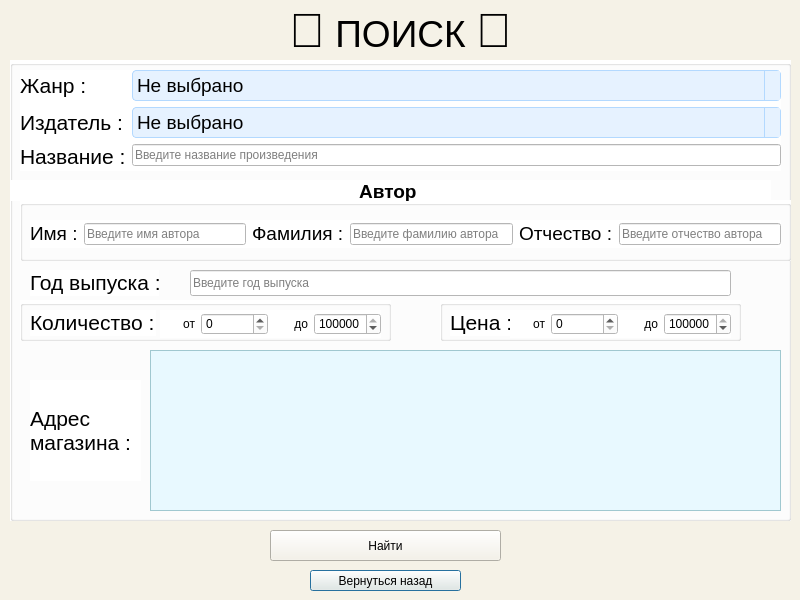
<?xml version="1.0" encoding="UTF-8"?>
<ui version="4.0">
 <class>FindItem</class>
 <widget class="QDialog" name="FindItem">
  <property name="geometry">
   <rect>
    <x>0</x>
    <y>0</y>
    <width>800</width>
    <height>600</height>
   </rect>
  </property>
  <property name="windowTitle">
   <string>Dialog</string>
  </property>
  <property name="styleSheet">
   <string notr="true">background-color: #F5F2E7;
    color: black;
</string>
  </property>
  <widget class="QGroupBox" name="groupBox">
   <property name="geometry">
    <rect>
     <x>10</x>
     <y>60</y>
     <width>781</width>
     <height>461</height>
    </rect>
   </property>
   <property name="styleSheet">
    <string notr="true">background-color:white</string>
   </property>
   <property name="title">
    <string/>
   </property>
   <widget class="QLabel" name="label_6">
    <property name="geometry">
     <rect>
      <x>20</x>
      <y>320</y>
      <width>111</width>
      <height>101</height>
     </rect>
    </property>
    <property name="text">
     <string>&lt;html&gt;&lt;head/&gt;&lt;body&gt;&lt;p&gt;&lt;span style=&quot; font-size:16pt;&quot;&gt;Адрес &lt;br/&gt;магазина :&lt;/span&gt;&lt;/p&gt;&lt;/body&gt;&lt;/html&gt;</string>
    </property>
   </widget>
   <widget class="QListWidget" name="listWidget">
    <property name="geometry">
     <rect>
      <x>140</x>
      <y>290</y>
      <width>631</width>
      <height>161</height>
     </rect>
    </property>
    <property name="font">
     <font>
      <pointsize>15</pointsize>
     </font>
    </property>
    <property name="styleSheet">
     <string notr="true">QListWidget {
    background-color: #E8F9FF; /* очень бледный голубой фон */
    color: black;              /* цвет текста */
    border: 1px solid #A0C8D0; /* рамка */
}

QListWidget::item:selected {
    background-color: #C0E8FF; /* цвет выбранного элемента */
    color: black;              /* цвет текста выбранного элемента */
}
</string>
    </property>
    <property name="selectionMode">
     <enum>QAbstractItemView::MultiSelection</enum>
    </property>
   </widget>
   <widget class="QWidget" name="layoutWidget">
    <property name="geometry">
     <rect>
      <x>10</x>
      <y>10</y>
      <width>761</width>
      <height>101</height>
     </rect>
    </property>
    <layout class="QFormLayout" name="formLayout">
     <item row="0" column="0">
      <widget class="QLabel" name="label">
       <property name="text">
        <string>&lt;html&gt;&lt;head/&gt;&lt;body&gt;&lt;p&gt;&lt;span style=&quot; font-size:16pt;&quot;&gt;Жанр :&lt;/span&gt;&lt;/p&gt;&lt;/body&gt;&lt;/html&gt;</string>
       </property>
      </widget>
     </item>
     <item row="0" column="1">
      <widget class="QComboBox" name="comboBox">
       <property name="font">
        <font>
         <pointsize>14</pointsize>
        </font>
       </property>
       <property name="styleSheet">
        <string notr="true">/* Общий стиль для всех QLineEdit */
QLineEdit {
    background-color: #f0f0f0; /* светло-серый фон */
    color: #000000;            /* чёрный текст */
    border: 1px solid #cccccc; /* светлая рамка */
    border-radius: 4px;
    padding: 2px 4px;
}

/* Стиль для QComboBox — бледный голубой фон */
QComboBox {
    background-color: #e6f2ff; /* очень светлый голубой */
    color: #000000;             /* чёрный текст */
    border: 1px solid #b3d9ff; /* светлая рамка */
    border-radius: 4px;
    padding: 2px 4px;
}

/* Стиль для стрелки выпадающего списка */
QComboBox::drop-down {
    border-left: 1px solid #b3d9ff;
    background-color: #e6f2ff;
}
</string>
       </property>
       <property name="placeholderText">
        <string>Не выбрано</string>
       </property>
      </widget>
     </item>
     <item row="1" column="0">
      <widget class="QLabel" name="label_2">
       <property name="text">
        <string>&lt;html&gt;&lt;head/&gt;&lt;body&gt;&lt;p&gt;&lt;span style=&quot; font-size:16pt;&quot;&gt;Издатель :&lt;/span&gt;&lt;/p&gt;&lt;/body&gt;&lt;/html&gt;</string>
       </property>
      </widget>
     </item>
     <item row="1" column="1">
      <widget class="QComboBox" name="comboBox_2">
       <property name="font">
        <font>
         <pointsize>14</pointsize>
        </font>
       </property>
       <property name="styleSheet">
        <string notr="true">/* Общий стиль для всех QLineEdit */
QLineEdit {
    background-color: #f0f0f0; /* светло-серый фон */
    color: #000000;            /* чёрный текст */
    border: 1px solid #cccccc; /* светлая рамка */
    border-radius: 4px;
    padding: 2px 4px;
}

/* Стиль для QComboBox — бледный голубой фон */
QComboBox {
    background-color: #e6f2ff; /* очень светлый голубой */
    color: #000000;             /* чёрный текст */
    border: 1px solid #b3d9ff; /* светлая рамка */
    border-radius: 4px;
    padding: 2px 4px;
}

/* Стиль для стрелки выпадающего списка */
QComboBox::drop-down {
    border-left: 1px solid #b3d9ff;
    background-color: #e6f2ff;
}
</string>
       </property>
       <property name="placeholderText">
        <string>Не выбрано</string>
       </property>
      </widget>
     </item>
     <item row="2" column="0">
      <widget class="QLabel" name="label_3">
       <property name="text">
        <string>&lt;html&gt;&lt;head/&gt;&lt;body&gt;&lt;p&gt;&lt;span style=&quot; font-size:16pt;&quot;&gt;Название :&lt;/span&gt;&lt;/p&gt;&lt;/body&gt;&lt;/html&gt;</string>
       </property>
      </widget>
     </item>
     <item row="2" column="1">
      <widget class="QLineEdit" name="name">
       <property name="placeholderText">
        <string>Введите название произведения</string>
       </property>
      </widget>
     </item>
    </layout>
   </widget>
   <widget class="QLabel" name="label_5">
    <property name="geometry">
     <rect>
      <x>20</x>
      <y>210</y>
      <width>129</width>
      <height>26</height>
     </rect>
    </property>
    <property name="text">
     <string>&lt;html&gt;&lt;head/&gt;&lt;body&gt;&lt;p&gt;&lt;span style=&quot; font-size:16pt;&quot;&gt;Год выпуска :&lt;/span&gt;&lt;/p&gt;&lt;/body&gt;&lt;/html&gt;</string>
    </property>
   </widget>
   <widget class="QGroupBox" name="groupBox_2">
    <property name="geometry">
     <rect>
      <x>10</x>
      <y>140</y>
      <width>771</width>
      <height>61</height>
     </rect>
    </property>
    <property name="title">
     <string/>
    </property>
    <widget class="QWidget" name="">
     <property name="geometry">
      <rect>
       <x>10</x>
       <y>20</y>
       <width>751</width>
       <height>28</height>
      </rect>
     </property>
     <layout class="QHBoxLayout" name="horizontalLayout_3">
      <item>
       <widget class="QLabel" name="label_14">
        <property name="text">
         <string>&lt;html&gt;&lt;head/&gt;&lt;body&gt;&lt;p&gt;&lt;span style=&quot; font-size:14pt;&quot;&gt;Имя :&lt;/span&gt;&lt;/p&gt;&lt;/body&gt;&lt;/html&gt;</string>
        </property>
       </widget>
      </item>
      <item>
       <widget class="QLineEdit" name="author_name">
        <property name="placeholderText">
         <string>Введите имя автора</string>
        </property>
       </widget>
      </item>
      <item>
       <widget class="QLabel" name="label_15">
        <property name="text">
         <string>&lt;html&gt;&lt;head/&gt;&lt;body&gt;&lt;p&gt;&lt;span style=&quot; font-size:14pt;&quot;&gt;Фамилия :&lt;/span&gt;&lt;/p&gt;&lt;/body&gt;&lt;/html&gt;</string>
        </property>
       </widget>
      </item>
      <item>
       <widget class="QLineEdit" name="author_familia">
        <property name="placeholderText">
         <string>Введите фамилию автора</string>
        </property>
       </widget>
      </item>
      <item>
       <widget class="QLabel" name="label_16">
        <property name="text">
         <string>&lt;html&gt;&lt;head/&gt;&lt;body&gt;&lt;p&gt;&lt;span style=&quot; font-size:14pt;&quot;&gt;Отчество :&lt;/span&gt;&lt;/p&gt;&lt;/body&gt;&lt;/html&gt;</string>
        </property>
       </widget>
      </item>
      <item>
       <widget class="QLineEdit" name="author_otchestvo">
        <property name="placeholderText">
         <string>Введите отчество автора</string>
        </property>
       </widget>
      </item>
     </layout>
    </widget>
   </widget>
   <widget class="QLabel" name="label_4">
    <property name="geometry">
     <rect>
      <x>0</x>
      <y>120</y>
      <width>761</width>
      <height>21</height>
     </rect>
    </property>
    <property name="text">
     <string>&lt;html&gt;&lt;head/&gt;&lt;body&gt;&lt;p align=&quot;center&quot;&gt;&lt;span style=&quot; font-size:14pt; font-weight:700;&quot;&gt;Автор &lt;/span&gt;&lt;/p&gt;&lt;/body&gt;&lt;/html&gt;</string>
    </property>
   </widget>
   <widget class="QGroupBox" name="groupBox_3">
    <property name="geometry">
     <rect>
      <x>10</x>
      <y>240</y>
      <width>371</width>
      <height>41</height>
     </rect>
    </property>
    <property name="title">
     <string/>
    </property>
    <widget class="QLabel" name="label_7">
     <property name="geometry">
      <rect>
       <x>10</x>
       <y>10</y>
       <width>126</width>
       <height>26</height>
      </rect>
     </property>
     <property name="text">
      <string>&lt;html&gt;&lt;head/&gt;&lt;body&gt;&lt;p&gt;&lt;span style=&quot; font-size:16pt;&quot;&gt;Количество :&lt;/span&gt;&lt;/p&gt;&lt;/body&gt;&lt;/html&gt;</string>
     </property>
    </widget>
    <widget class="QWidget" name="layoutWidget">
     <property name="geometry">
      <rect>
       <x>140</x>
       <y>10</y>
       <width>221</width>
       <height>28</height>
      </rect>
     </property>
     <layout class="QHBoxLayout" name="horizontalLayout">
      <item>
       <widget class="QLabel" name="label_9">
        <property name="text">
         <string>&lt;html&gt;&lt;head/&gt;&lt;body&gt;&lt;p align=&quot;right&quot;&gt;от&lt;/p&gt;&lt;/body&gt;&lt;/html&gt;</string>
        </property>
       </widget>
      </item>
      <item>
       <widget class="QSpinBox" name="spinBox">
        <property name="maximum">
         <number>999999</number>
        </property>
       </widget>
      </item>
      <item>
       <widget class="QLabel" name="label_11">
        <property name="text">
         <string>&lt;html&gt;&lt;head/&gt;&lt;body&gt;&lt;p align=&quot;right&quot;&gt;до&lt;/p&gt;&lt;/body&gt;&lt;/html&gt;</string>
        </property>
       </widget>
      </item>
      <item>
       <widget class="QSpinBox" name="spinBox_2">
        <property name="maximum">
         <number>999999</number>
        </property>
        <property name="value">
         <number>999999</number>
        </property>
       </widget>
      </item>
     </layout>
    </widget>
   </widget>
   <widget class="QGroupBox" name="groupBox_4">
    <property name="geometry">
     <rect>
      <x>430</x>
      <y>240</y>
      <width>301</width>
      <height>41</height>
     </rect>
    </property>
    <property name="title">
     <string/>
    </property>
    <widget class="QLabel" name="label_8">
     <property name="geometry">
      <rect>
       <x>10</x>
       <y>10</y>
       <width>60</width>
       <height>26</height>
      </rect>
     </property>
     <property name="text">
      <string>&lt;html&gt;&lt;head/&gt;&lt;body&gt;&lt;p&gt;&lt;span style=&quot; font-size:16pt;&quot;&gt;Цена :&lt;/span&gt;&lt;/p&gt;&lt;/body&gt;&lt;/html&gt;</string>
     </property>
    </widget>
    <widget class="QWidget" name="layoutWidget">
     <property name="geometry">
      <rect>
       <x>70</x>
       <y>10</y>
       <width>221</width>
       <height>28</height>
      </rect>
     </property>
     <layout class="QHBoxLayout" name="horizontalLayout_2">
      <item>
       <widget class="QLabel" name="label_12">
        <property name="text">
         <string>&lt;html&gt;&lt;head/&gt;&lt;body&gt;&lt;p align=&quot;right&quot;&gt;от&lt;/p&gt;&lt;/body&gt;&lt;/html&gt;</string>
        </property>
       </widget>
      </item>
      <item>
       <widget class="QSpinBox" name="spinBox_3">
        <property name="maximum">
         <number>999999</number>
        </property>
       </widget>
      </item>
      <item>
       <widget class="QLabel" name="label_13">
        <property name="text">
         <string>&lt;html&gt;&lt;head/&gt;&lt;body&gt;&lt;p align=&quot;right&quot;&gt;до&lt;/p&gt;&lt;/body&gt;&lt;/html&gt;</string>
        </property>
       </widget>
      </item>
      <item>
       <widget class="QSpinBox" name="spinBox_4">
        <property name="maximum">
         <number>999999</number>
        </property>
        <property name="value">
         <number>999999</number>
        </property>
       </widget>
      </item>
     </layout>
    </widget>
   </widget>
   <widget class="QLineEdit" name="pub_year">
    <property name="geometry">
     <rect>
      <x>180</x>
      <y>210</y>
      <width>541</width>
      <height>26</height>
     </rect>
    </property>
    <property name="placeholderText">
     <string>Введите год выпуска</string>
    </property>
   </widget>
  </widget>
  <widget class="QLabel" name="label_10">
   <property name="geometry">
    <rect>
     <x>0</x>
     <y>0</y>
     <width>801</width>
     <height>61</height>
    </rect>
   </property>
   <property name="text">
    <string>&lt;html&gt;&lt;head/&gt;&lt;body&gt;&lt;p align=&quot;center&quot;&gt;&lt;span style=&quot; font-size:36pt;&quot;&gt;🔎&lt;/span&gt;&lt;span style=&quot; font-size:28pt;&quot;&gt; ПОИСК &lt;/span&gt;&lt;span style=&quot; font-size:36pt;&quot;&gt;🔎&lt;/span&gt;&lt;/p&gt;&lt;/body&gt;&lt;/html&gt;</string>
   </property>
  </widget>
  <widget class="QPushButton" name="pushButton">
   <property name="geometry">
    <rect>
     <x>310</x>
     <y>570</y>
     <width>151</width>
     <height>21</height>
    </rect>
   </property>
   <property name="styleSheet">
    <string notr="true">QPushButton { background-color: #F5F2E7; /* Ярко-красный */ color: black; /* Черный текст */ } QPushButton:hover { background-color: #D32F2F; /* Темнее при наведении */ } QPushButton:pressed { background-color: #B71C1C; /* Ещё темнее при нажатии */ }
</string>
   </property>
   <property name="text">
    <string>Вернуться назад</string>
   </property>
  </widget>
  <widget class="QPushButton" name="pushButton_2">
   <property name="geometry">
    <rect>
     <x>270</x>
     <y>530</y>
     <width>231</width>
     <height>31</height>
    </rect>
   </property>
   <property name="styleSheet">
    <string notr="true">
QPushButton {
    background-color: #F5F2E7; /* Ярко-красный */
    color: black;              /* Черный текст */
 
}

QPushButton:hover {
    background-color: #01eb00; /* Темнее при наведении */
}

QPushButton:pressed {
    background-color: #01a800 /* Ещё темнее при нажатии */
}
</string>
   </property>
   <property name="text">
    <string>Найти</string>
   </property>
  </widget>
  <zorder>label_10</zorder>
  <zorder>groupBox</zorder>
  <zorder>pushButton</zorder>
  <zorder>pushButton_2</zorder>
 </widget>
 <resources/>
 <connections/>
</ui>
